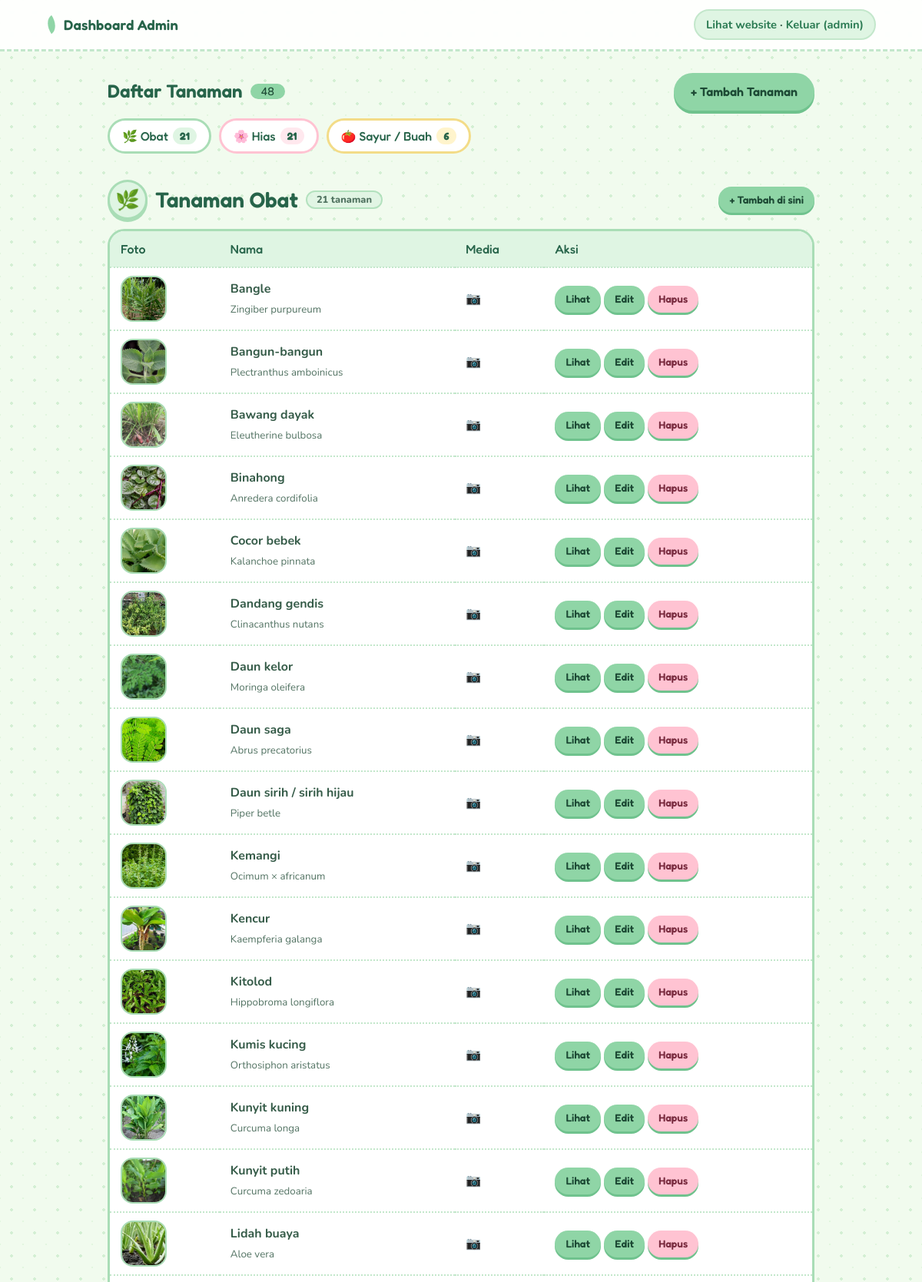
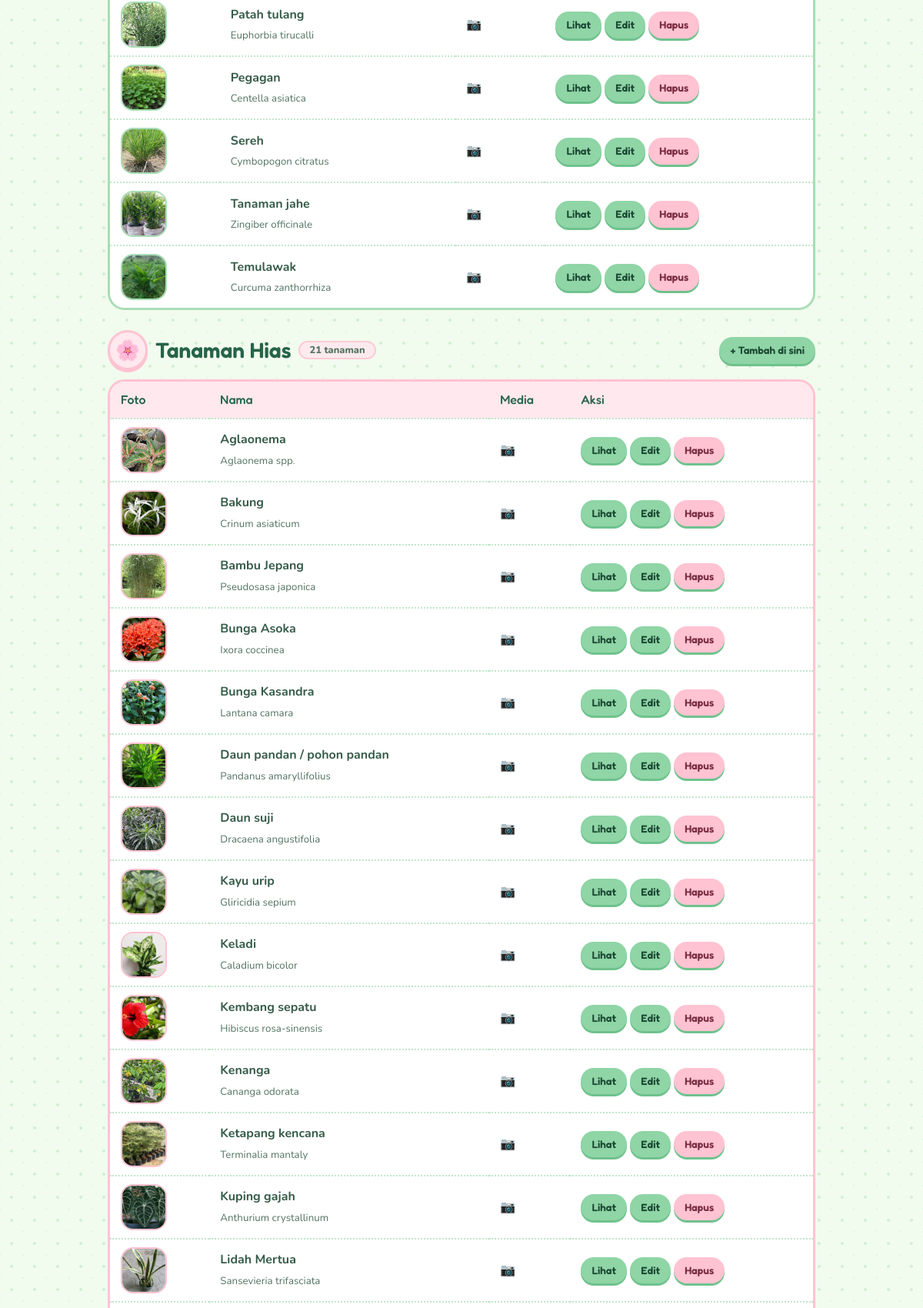
The page /admin/index.php (signed in, upper part) on the database its author committed (2 pictures, top to bottom).
### tables this page shows
CREATE TABLE `tanaman` (
  `id` int NOT NULL,
  `nama` varchar(120) NOT NULL,
  `nama_latin` varchar(160) DEFAULT NULL,
  `kategori` varchar(80) NOT NULL DEFAULT 'Tanaman Hias',
  `ringkasan` varchar(255) DEFAULT NULL,
  `deskripsi` text,
  `karakteristik` text,
  `jenis` text,
  `manfaat` text,
  `perawatan` text,
  `foto` varchar(100) DEFAULT NULL,
  `video` varchar(100) DEFAULT NULL,
  `video_url` varchar(255) DEFAULT NULL,
  `created_at` timestamp NULL DEFAULT CURRENT_TIMESTAMP
);

### admin/index.php (the view, shortened to what this page needs)
<?php require '../config.php';need_admin();
$rows=db()->query('SELECT id,nama,nama_latin,kategori,foto,video,video_url FROM tanaman ORDER BY nama')->fetchAll();
$kelompok=[];foreach(array_keys(KATEGORI) as $n)$kelompok[$n]=[];
foreach($rows as $r){$n=isset(KATEGORI[$r['kategori']])?$r['kategori']:'Lainnya';$kelompok[$n][]=$r;}
$kelompok=array_filter($kelompok,fn($v,$n)=>isset(KATEGORI[$n])||$v,ARRAY_FILTER_USE_BOTH);
head('Dashboard Admin','../'); ?>
<header class="top"><a class="logo" href="index.php">Dashboard Admin</a><span class="navlink"><a href="../index.php" target="_blank">Lihat website</a> · <a href="logout.php">Keluar (<?=e($_SESSION['admin'])?>)</a></span></header>
<main class="wrap wide">
<div class="bar"><h2>Daftar Tanaman <span class="count"><?=count($rows)?></span></h2><a class="btn" href="form.php">+ Tambah Tanaman</a></div>
<nav class="chips admin-chips" aria-label="Loncat ke kelompok">
<?php foreach($kelompok as $n=>$list): $i=kat($n); ?><a class="chip c-<?=$i['slug']?>" href="#<?=$i['slug']?>"><?=$i['emoji']?> <?=e(str_replace('Tanaman ','',$n))?> <b><?=count($list)?></b></a><?php endforeach ?>
</nav>
<?php foreach($kelompok as $n=>$list): $i=kat($n); ?>
<section class="group g-<?=$i['slug']?>" id="<?=$i['slug']?>">
  <div class="bar"><h2 class="group-title"><span class="emo"><?=$i['emoji']?></span><?=e($n)?><small><?=count($list)?> tanaman</small></h2>
  <?php if(isset(KATEGORI[$n])): ?><a class="btn s" href="form.php?k=<?=$i['slug']?>">+ Tambah di sini</a><?php endif ?></div>
  <?php if(!$list): ?><p class="empty-mini">Belum ada tanaman di kelompok ini 🌱</p><?php else: ?>
  <div class="scroll"><table><tr><th>Foto</th><th>Nama</th><th>Media</th><th>Aksi</th></tr>
  <?php foreach($list as $r): ?><tr>
    <td><?php if($r['foto']) echo '<img class="th" src="../uploads/'.e($r['foto']).'" alt="">'; else echo '<span class="th-ph">'.$i['emoji'].'</span>' ?></td>
    <td><b><?=e($r['nama'])?></b><br><small><?=e($r['nama_latin'])?></small></td>
    <td><?=$r['foto']?'📷 ':''?><?=($r['video']||$r['video_url'])?'🎬':''?></td>
    <td class="act"><a class="btn s" href="../tanaman.php?id=<?=$r['id']?>" target="_blank">Lihat</a> <a class="btn s" href="form.php?id=<?=$r['id']?>">Edit</a>
    <form method="post" onsubmit="return confirm('Hapus tanaman ini?')"><input type="hidden" name="t" value="<?=csrf()?>"><input type="hidden" name="id" value="<?=$r['id']?>"><button class="btn s red">Hapus</button></form></td></tr>
  <?php endforeach ?></table></div>
  <?php endif ?>
</section>
<?php endforeach ?>
</main></body></html>

### rows shown on the page
tanaman: kategori "🌸", kategori "Hias", count($list) "21", kategori "Tanaman Hias"
tanaman: foto (picture), nama "Bangle", nama_latin "Zingiber purpureum"
tanaman: foto (picture), nama "Bangun-bangun", nama_latin "Plectranthus amboinicus"
tanaman: foto (picture), nama "Bawang dayak", nama_latin "Eleutherine bulbosa"
tanaman: foto (picture), nama "Binahong", nama_latin "Anredera cordifolia"
tanaman: foto (picture), nama "Cocor bebek", nama_latin "Kalanchoe pinnata"
tanaman: foto (picture), nama "Dandang gendis", nama_latin "Clinacanthus nutans"
tanaman: foto (picture), nama "Daun kelor", nama_latin "Moringa oleifera"
tanaman: foto (picture), nama "Daun saga", nama_latin "Abrus precatorius"
tanaman: foto (picture), nama "Daun sirih / sirih hijau", nama_latin "Piper betle"
tanaman: foto (picture), nama "Kemangi", nama_latin "Ocimum × africanum"
tanaman: foto (picture), nama "Kencur", nama_latin "Kaempferia galanga"
tanaman: foto (picture), nama "Kitolod", nama_latin "Hippobroma longiflora"
tanaman: foto (picture), nama "Kumis kucing", nama_latin "Orthosiphon aristatus"
tanaman: foto (picture), nama "Kunyit kuning", nama_latin "Curcuma longa"
tanaman: foto (picture), nama "Kunyit putih", nama_latin "Curcuma zedoaria"
tanaman: foto (picture), nama "Lidah buaya", nama_latin "Aloe vera"
tanaman: foto (picture), nama "Patah tulang", nama_latin "Euphorbia tirucalli"
tanaman: foto (picture), nama "Pegagan", nama_latin "Centella asiatica"
tanaman: foto (picture), nama "Sereh", nama_latin "Cymbopogon citratus"
tanaman: foto (picture), nama "Tanaman jahe", nama_latin "Zingiber officinale"
tanaman: foto (picture), nama "Temulawak", nama_latin "Curcuma zanthorrhiza"
tanaman: foto (picture), nama "Aglaonema", nama_latin "Aglaonema spp."
tanaman: foto (picture), nama "Bakung", nama_latin "Crinum asiaticum"
tanaman: foto (picture), nama "Bambu Jepang", nama_latin "Pseudosasa japonica"
tanaman: foto (picture), nama "Bunga Asoka", nama_latin "Ixora coccinea"
tanaman: foto (picture), nama "Bunga Kasandra", nama_latin "Lantana camara"
tanaman: foto (picture), nama "Daun pandan / pohon pandan", nama_latin "Pandanus amaryllifolius"
tanaman: foto (picture), nama "Daun suji", nama_latin "Dracaena angustifolia"
tanaman: foto (picture), nama "Kayu urip", nama_latin "Gliricidia sepium"
tanaman: foto (picture), nama "Keladi", nama_latin "Caladium bicolor"
tanaman: foto (picture), nama "Kembang sepatu", nama_latin "Hibiscus rosa-sinensis"
tanaman: foto (picture), nama "Kenanga", nama_latin "Cananga odorata"
tanaman: foto (picture), nama "Ketapang kencana", nama_latin "Terminalia mantaly"
tanaman: foto (picture), nama "Kuping gajah", nama_latin "Anthurium crystallinum"
tanaman: foto (picture), nama "Lidah Mertua", nama_latin "Sansevieria trifasciata"

### other values the page prints
$_SESSION['admin'] "admin"
count($rows) "48"
$i['emoji'] "🌿"
str_replace('Tanaman ','',$n) "Obat"
count($list) "21"
$i['emoji'] "🍅"
str_replace('Tanaman ','',$n) "Sayur / Buah"
count($list) "6"
$n "Tanaman Obat"
